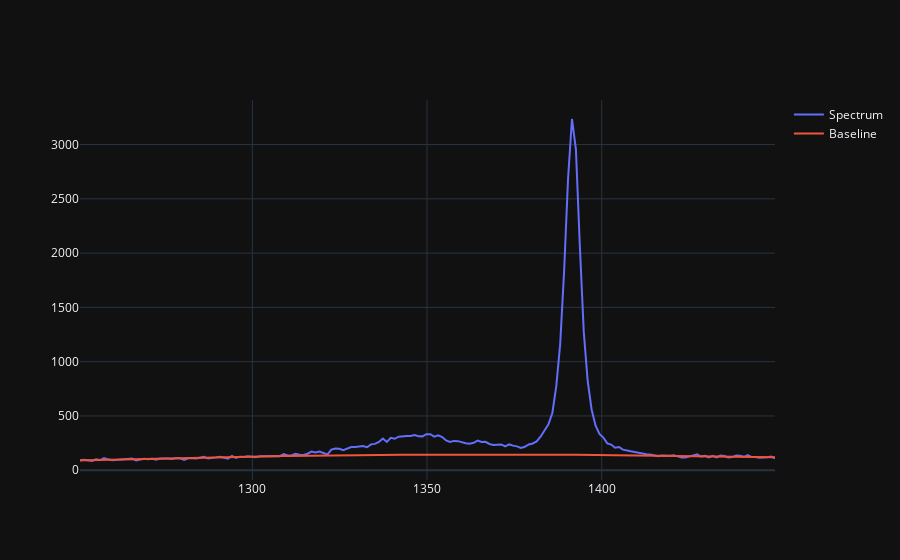

The notebook cell this image was saved under:
### Code cell
import rampy
roi = np.array([[1400,1440]])
spec = 1

ycalc, baseline = rampy.baseline(map.raman_shift, map.data_matrix[spec], roi, 'arPLS')
# plot spectrum and baseline

fig = go.Figure()
fig.add_scatter(x=map.raman_shift, y=map.data_matrix[spec], mode='lines', name='Spectrum')
fig.add_scatter(x=map.raman_shift, y=baseline.T[0], mode='lines', name='Baseline')
fig.show()

### Figure 1 — Plotly figure (JSON) as saved in the notebook; plotly's stock layout.template omitted (floating-point values rounded to 4 significant figures; data arrays with more than 128 entries replaced by an {"elided": "..."} marker saying what was removed)
{"data": [{"mode": "lines", "name": "Spectrum", "x": {"elided": "177 float values"}, "y": {"elided": "177 float values"}, "type": "scatter"}, {"mode": "lines", "name": "Baseline", "x": {"elided": "177 float values"}, "y": {"elided": "177 float values"}, "type": "scatter"}], "layout": {}}
